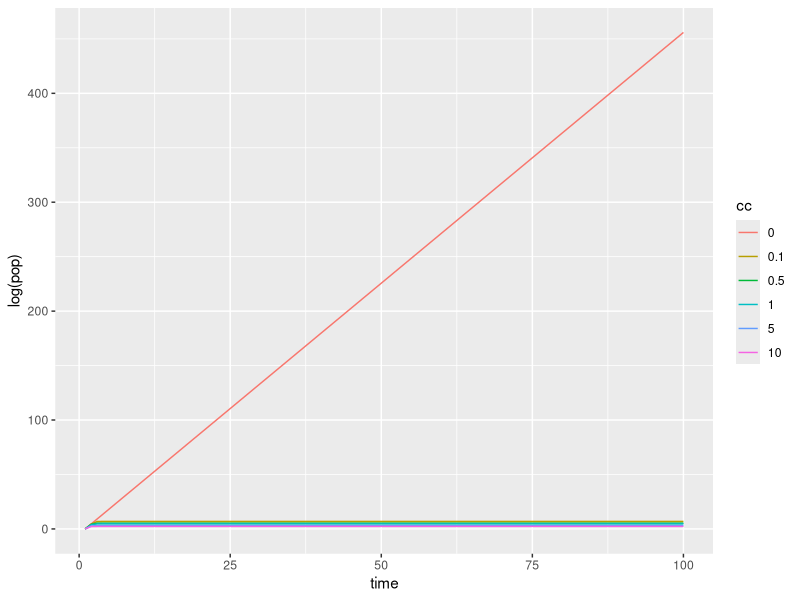
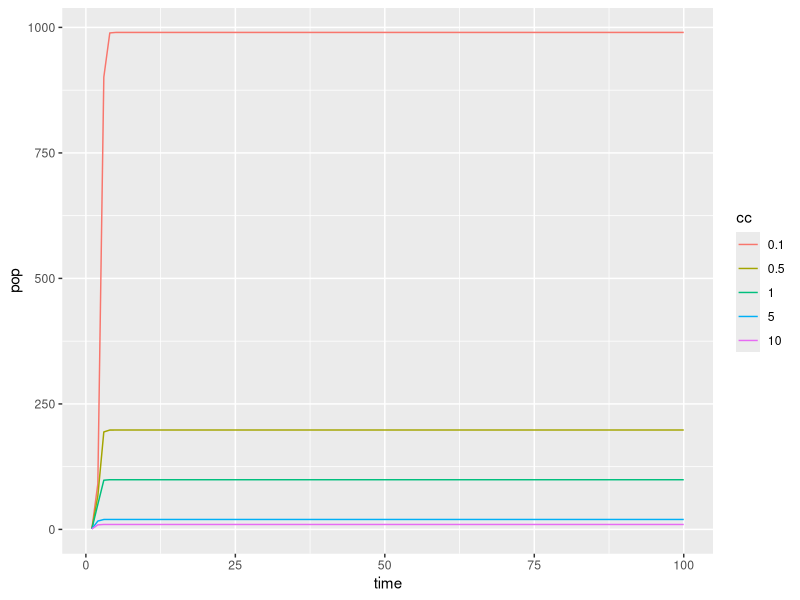
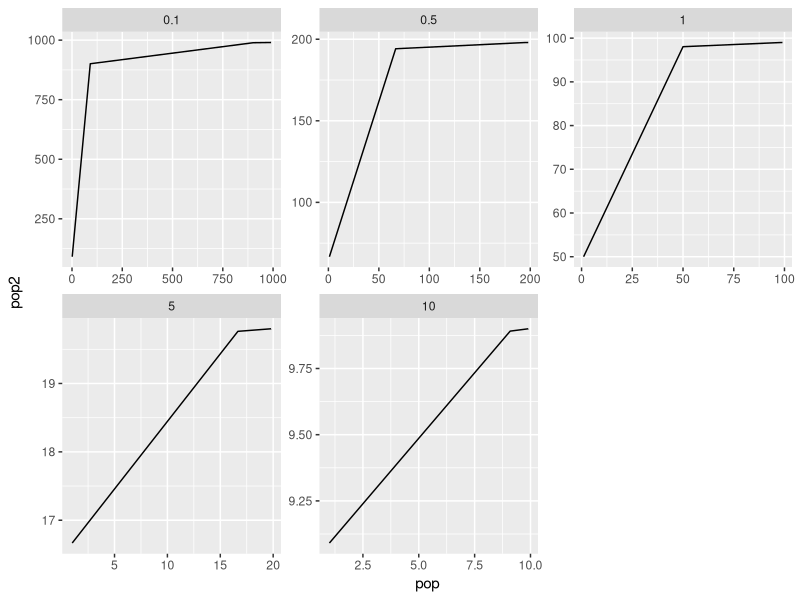

These figures' R source, in order:
# clear all existing data
rm(list=ls())

# open libraries
library(plyr)
library(ggplot2)
library(data.table)

# parameters
lambda=100 # fecundity
simtime=100 # simulation time
N=rep(NA,simtime) # population vector
N[1]=1

# intraspecific competition simulation
Nfun=function(lambda,simtime,N,alpha){
	for(i in 1:(simtime-1)){
		N[i+1]=N[i]*lambda/(1+alpha*N[i])
	}
	return(N)
}

# apply Nfun over a range of alpha values
alphas=c(0,0.1,0.5,1,5,10)
Nlist=list()
for(j in 1:length(alphas)){
	pop=Nfun(lambda,simtime,N,alphas[j])
	out=data.frame(time=1:simtime,pop=pop,pop2=c(pop[2:simtime],NA))
	out$cc=alphas[j]
	Nlist[[j]]=out
}

# dataframe
Ndf=data.frame(rbindlist(Nlist))
head(Ndf)
str(Ndf)
Ndf$cc=factor(Ndf$cc) #make cc a factor

# plot
ggplot(Ndf,aes(x=time,y=log(pop),colour=cc))+geom_line()

ggplot(subset(Ndf,cc!="0"),aes(x=time,y=pop,colour=cc))+geom_line()

ggplot(subset(Ndf,cc!="0"),aes(x=pop,y=pop2))+geom_line()+facet_wrap(~cc,scales="free")

# Final values
finN=subset(Ndf,time==simtime)
finN